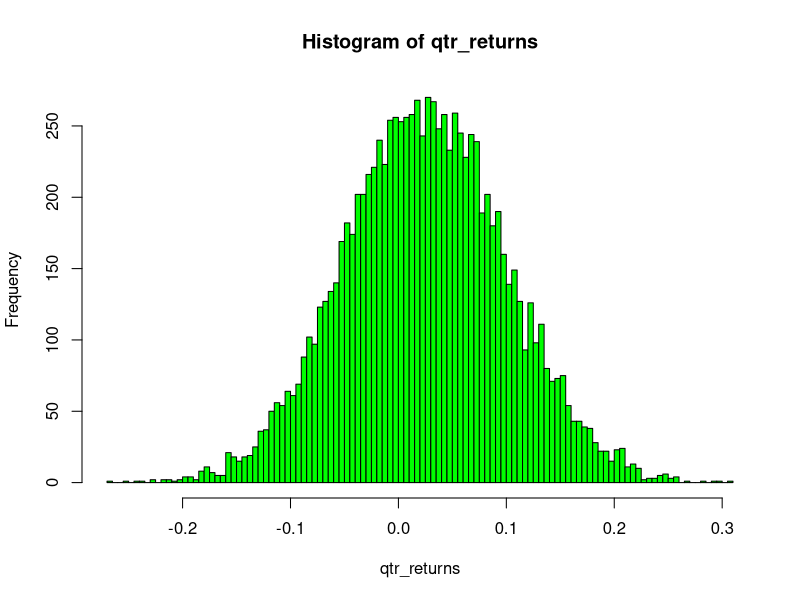

Reproduce this figure in R.
n <- 10000
# Fixing the seed gives us a consistent set of simulated returns
set.seed(106)
z <- rnorm(n)        # mean = 0 and sd = 1 are defaults

mu <- 0.10
sd <- 0.15
delta_t <- 0.25
# apply to expression (*) above
qtr_returns <- mu*delta_t + sd*z*sqrt(delta_t)  

hist(qtr_returns, breaks = 100, col = "green")

mean(qtr_returns) * 4
sd(qtr_returns) * sqrt(4)
  